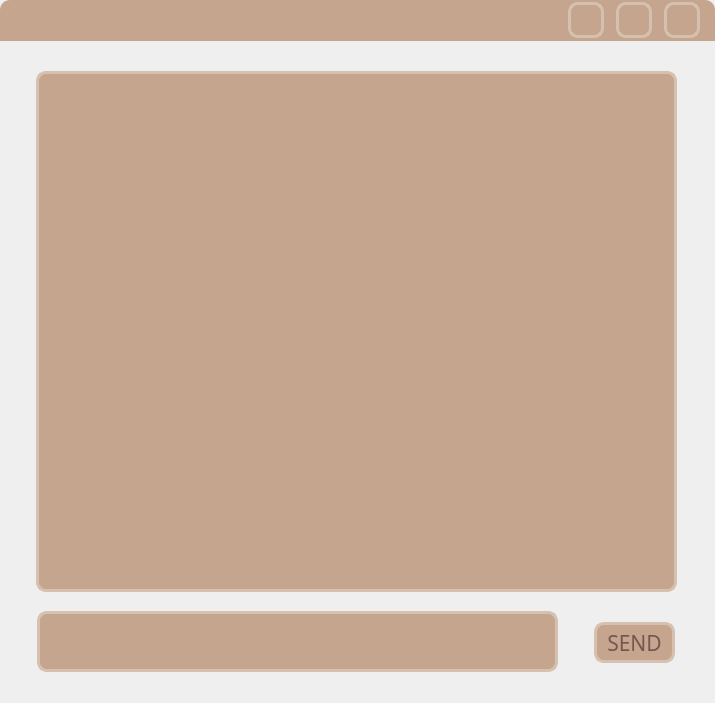
<?xml version="1.0" encoding="UTF-8"?>
<ui version="4.0">
 <class>ChatWidget</class>
 <widget class="QWidget" name="ChatWidget">
  <property name="geometry">
   <rect>
    <x>0</x>
    <y>0</y>
    <width>715</width>
    <height>703</height>
   </rect>
  </property>
  <property name="font">
   <font>
    <family>Ubuntu</family>
    <pointsize>14</pointsize>
    <weight>75</weight>
    <bold>true</bold>
   </font>
  </property>
  <property name="windowTitle">
   <string>Form</string>
  </property>
  <property name="styleSheet">
   <string notr="true"/>
  </property>
  <widget class="QPushButton" name="pushButton">
   <property name="geometry">
    <rect>
     <x>594</x>
     <y>622</y>
     <width>81</width>
     <height>41</height>
    </rect>
   </property>
   <property name="font">
    <font>
     <family>BM JUA_TTF</family>
     <pointsize>16</pointsize>
     <weight>50</weight>
     <italic>false</italic>
     <bold>false</bold>
    </font>
   </property>
   <property name="styleSheet">
    <string notr="true">QPushButton{
	font: 16pt &quot;BM JUA_TTF&quot;;
	background-color: rgb(197, 165, 142);
	border: none;
	border-radius: 10px;
	
	color: rgb(116, 88, 80);
	
    border-left: 3px solid rgb(214, 192, 175);
	border-right: 3px solid rgb(214, 192, 175);
	border-bottom: 3px solid rgb(214, 192, 175);
	border-top: 3px solid rgb(214, 192, 175);

}

QPushButton:hover{
	background-color: rgb(197, 165, 142);
	
	color: rgb(214, 192, 175);
	
    border-left: 3px solid rgb(214, 192, 175);
	border-right: 3px solid rgb(214, 192, 175);
	border-bottom: 3px solid rgb(214, 192, 175);
	border-top: 3px solid rgb(214, 192, 175);

}
QPushButton:pressed{
	color: rgb(214, 192, 175);
	background-color:  rgb(116, 88, 80);
	border-top: 3px solid rgb(214, 192, 175);
	border-left: 3px solid rgb(214, 192, 175);
	border-right: 3px solid rgb(214, 192, 175);
	border-bottom: 3px solid rgb(214, 192, 175);

}</string>
   </property>
   <property name="text">
    <string>SEND</string>
   </property>
  </widget>
  <widget class="QLineEdit" name="lineEdit">
   <property name="geometry">
    <rect>
     <x>37</x>
     <y>611</y>
     <width>521</width>
     <height>61</height>
    </rect>
   </property>
   <property name="font">
    <font>
     <family>BM JUA_TTF</family>
     <pointsize>14</pointsize>
     <weight>75</weight>
     <bold>true</bold>
    </font>
   </property>
   <property name="styleSheet">
    <string notr="true">color: rgb(116, 88, 80);
border-style: solid;
border-width: 3px;
border-color: rgb(214, 192, 175);
border-radius: 10;
background-color: rgb(197, 165, 142);

padding-left: 10px; padding-right: 10px;</string>
   </property>
   <property name="placeholderText">
    <string/>
   </property>
  </widget>
  <widget class="QTextEdit" name="textEdit">
   <property name="geometry">
    <rect>
     <x>36</x>
     <y>71</y>
     <width>641</width>
     <height>521</height>
    </rect>
   </property>
   <property name="font">
    <font>
     <family>BM JUA_TTF</family>
     <pointsize>16</pointsize>
     <weight>50</weight>
     <bold>false</bold>
    </font>
   </property>
   <property name="styleSheet">
    <string notr="true">color: rgb(116, 88, 80);
border-style: solid;
border-width: 3px;
border-color:rgb(214, 192, 175);
border-radius: 10;
background-color: rgb(197, 165, 142);</string>
   </property>
   <property name="readOnly">
    <bool>true</bool>
   </property>
  </widget>
  <widget class="QPushButton" name="pushButton_2">
   <property name="geometry">
    <rect>
     <x>664</x>
     <y>2</y>
     <width>36</width>
     <height>36</height>
    </rect>
   </property>
   <property name="font">
    <font>
     <family>BM JUA_TTF</family>
     <pointsize>16</pointsize>
     <weight>50</weight>
     <italic>false</italic>
     <bold>false</bold>
    </font>
   </property>
   <property name="styleSheet">
    <string notr="true">QPushButton{
	font: 16pt &quot;BM JUA_TTF&quot;;
	background-color: rgb(197, 165, 142);
	border: none;
	border-radius: 10px;
	
	color: rgb(116, 88, 80);
	
    border-left: 3px solid rgb(214, 192, 175);
	border-right: 3px solid rgb(214, 192, 175);
	border-bottom: 3px solid rgb(214, 192, 175);
	border-top: 3px solid rgb(214, 192, 175);

}

QPushButton:hover{
	background-color: rgb(197, 165, 142);
	
	color: rgb(214, 192, 175);
	
    border-left: 3px solid rgb(214, 192, 175);
	border-right: 3px solid rgb(214, 192, 175);
	border-bottom: 3px solid rgb(214, 192, 175);
	border-top: 3px solid rgb(214, 192, 175);

}
QPushButton:pressed{
	color: rgb(214, 192, 175);
	background-color:  rgb(116, 88, 80);
	border-top: 3px solid rgb(214, 192, 175);
	border-left: 3px solid rgb(214, 192, 175);
	border-right: 3px solid rgb(214, 192, 175);
	border-bottom: 3px solid rgb(214, 192, 175);

}</string>
   </property>
   <property name="text">
    <string/>
   </property>
  </widget>
  <widget class="QLabel" name="label">
   <property name="geometry">
    <rect>
     <x>0</x>
     <y>0</y>
     <width>715</width>
     <height>41</height>
    </rect>
   </property>
   <property name="font">
    <font>
     <family>BM JUA_TTF</family>
     <pointsize>14</pointsize>
     <weight>75</weight>
     <bold>true</bold>
    </font>
   </property>
   <property name="styleSheet">
    <string notr="true">color:rgba(170,170,170,255);
background-color: rgb(197, 165, 142);
border-top-left-radius: 10px;
border-top-right-radius: 10px;</string>
   </property>
   <property name="text">
    <string/>
   </property>
  </widget>
  <widget class="QLabel" name="label_2">
   <property name="geometry">
    <rect>
     <x>0</x>
     <y>0</y>
     <width>715</width>
     <height>41</height>
    </rect>
   </property>
   <property name="font">
    <font>
     <family>BM JUA_TTF</family>
     <pointsize>24</pointsize>
     <weight>50</weight>
     <bold>false</bold>
    </font>
   </property>
   <property name="styleSheet">
    <string notr="true">background-color: transparent;
color: rgb(116, 88, 80);
border-top-left-radius: 10px;
border-top-right-radius: 10px;
padding-left: 147px; padding-right: 187px;</string>
   </property>
   <property name="text">
    <string/>
   </property>
   <property name="alignment">
    <set>Qt::AlignCenter</set>
   </property>
   <property name="margin">
    <number>0</number>
   </property>
  </widget>
  <widget class="QPushButton" name="pushButton_4">
   <property name="geometry">
    <rect>
     <x>616</x>
     <y>2</y>
     <width>36</width>
     <height>36</height>
    </rect>
   </property>
   <property name="font">
    <font>
     <family>BM JUA_TTF</family>
     <pointsize>16</pointsize>
     <weight>50</weight>
     <italic>false</italic>
     <bold>false</bold>
    </font>
   </property>
   <property name="styleSheet">
    <string notr="true">QPushButton{
	font: 16pt &quot;BM JUA_TTF&quot;;
	background-color: rgb(197, 165, 142);
	border: none;
	border-radius:10px;
	
	color: rgb(116, 88, 80);
	
    border-left: 3px solid rgb(214, 192, 175);
	border-right: 3px solid rgb(214, 192, 175);
	border-bottom: 3px solid rgb(214, 192, 175);
	border-top: 3px solid rgb(214, 192, 175);

}

QPushButton:hover{
	background-color: rgb(197, 165, 142);
	
	color: rgb(214, 192, 175);
	
    border-left: 3px solid rgb(214, 192, 175);
	border-right: 3px solid rgb(214, 192, 175);
	border-bottom: 3px solid rgb(214, 192, 175);
	border-top: 3px solid rgb(214, 192, 175);

}
QPushButton:pressed{
	color: rgb(214, 192, 175);
	background-color:  rgb(116, 88, 80);
	border-top: 3px solid rgb(214, 192, 175);
	border-left: 3px solid rgb(214, 192, 175);
	border-right: 3px solid rgb(214, 192, 175);
	border-bottom: 3px solid rgb(214, 192, 175);

}</string>
   </property>
   <property name="text">
    <string/>
   </property>
  </widget>
  <widget class="QPushButton" name="pushButton_5">
   <property name="geometry">
    <rect>
     <x>568</x>
     <y>2</y>
     <width>36</width>
     <height>36</height>
    </rect>
   </property>
   <property name="font">
    <font>
     <family>BM JUA_TTF</family>
     <pointsize>16</pointsize>
     <weight>50</weight>
     <italic>false</italic>
     <bold>false</bold>
    </font>
   </property>
   <property name="styleSheet">
    <string notr="true">QPushButton{
	font: 16pt &quot;BM JUA_TTF&quot;;
	background-color: rgb(197, 165, 142);
	border: none;
	border-radius:10px;
	
	color: rgb(116, 88, 80);
	
    border-left: 3px solid rgb(214, 192, 175);
	border-right: 3px solid rgb(214, 192, 175);
	border-bottom: 3px solid rgb(214, 192, 175);
	border-top: 3px solid rgb(214, 192, 175);

}

QPushButton:hover{
	background-color: rgb(197, 165, 142);
	
	color: rgb(214, 192, 175);
	
    border-left: 3px solid rgb(214, 192, 175);
	border-right: 3px solid rgb(214, 192, 175);
	border-bottom: 3px solid rgb(214, 192, 175);
	border-top: 3px solid rgb(214, 192, 175);

}
QPushButton:pressed{
	color: rgb(214, 192, 175);
	background-color:  rgb(116, 88, 80);
	border-top: 3px solid rgb(214, 192, 175);
	border-left: 3px solid rgb(214, 192, 175);
	border-right: 3px solid rgb(214, 192, 175);
	border-bottom: 3px solid rgb(214, 192, 175);

}</string>
   </property>
   <property name="text">
    <string/>
   </property>
  </widget>
  <zorder>label_2</zorder>
  <zorder>label</zorder>
  <zorder>pushButton</zorder>
  <zorder>lineEdit</zorder>
  <zorder>textEdit</zorder>
  <zorder>pushButton_2</zorder>
  <zorder>pushButton_4</zorder>
  <zorder>pushButton_5</zorder>
 </widget>
 <tabstops>
  <tabstop>lineEdit</tabstop>
  <tabstop>pushButton</tabstop>
  <tabstop>pushButton_2</tabstop>
  <tabstop>textEdit</tabstop>
 </tabstops>
 <resources/>
 <connections>
  <connection>
   <sender>pushButton_2</sender>
   <signal>clicked()</signal>
   <receiver>textEdit</receiver>
   <slot>clear()</slot>
   <hints>
    <hint type="sourcelabel">
     <x>620</x>
     <y>60</y>
    </hint>
    <hint type="destinationlabel">
     <x>75</x>
     <y>367</y>
    </hint>
   </hints>
  </connection>
 </connections>
</ui>
